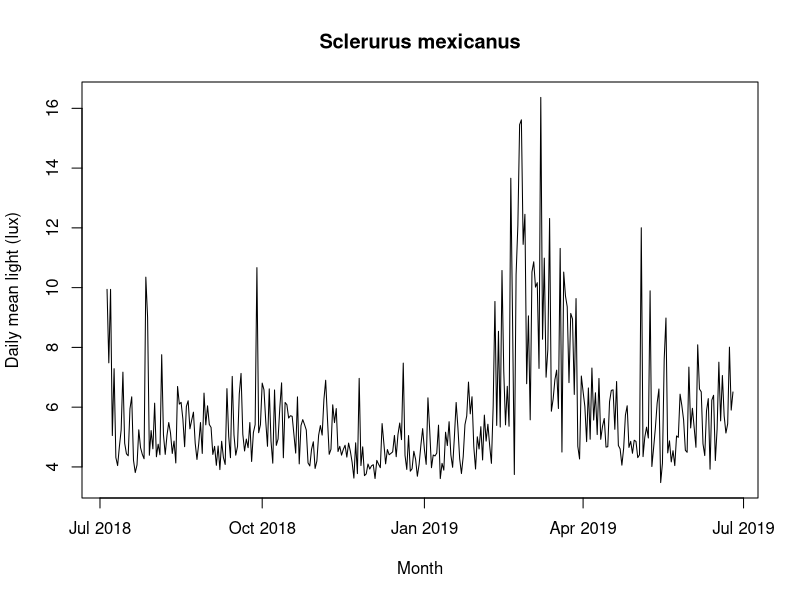
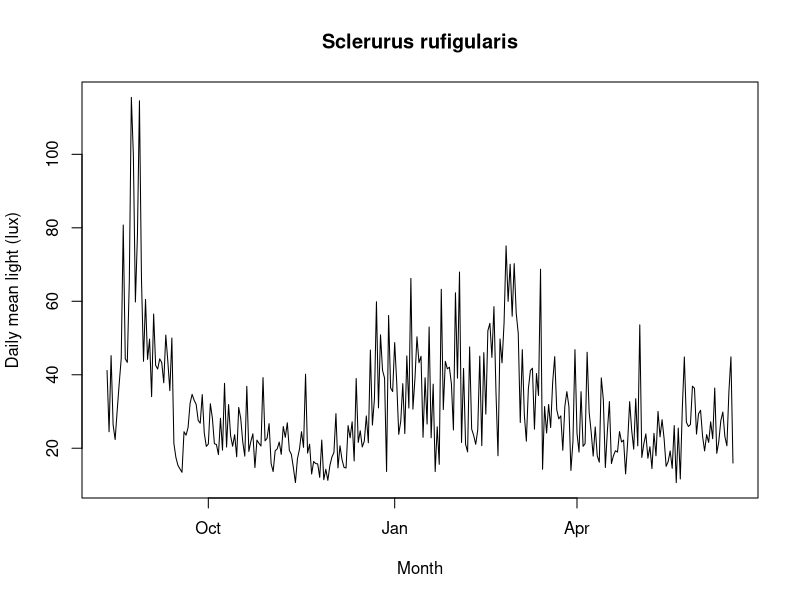
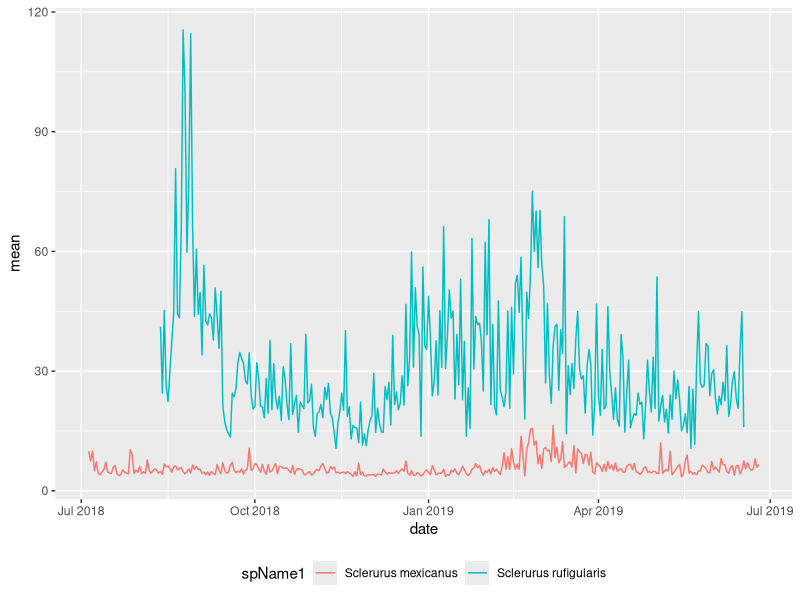
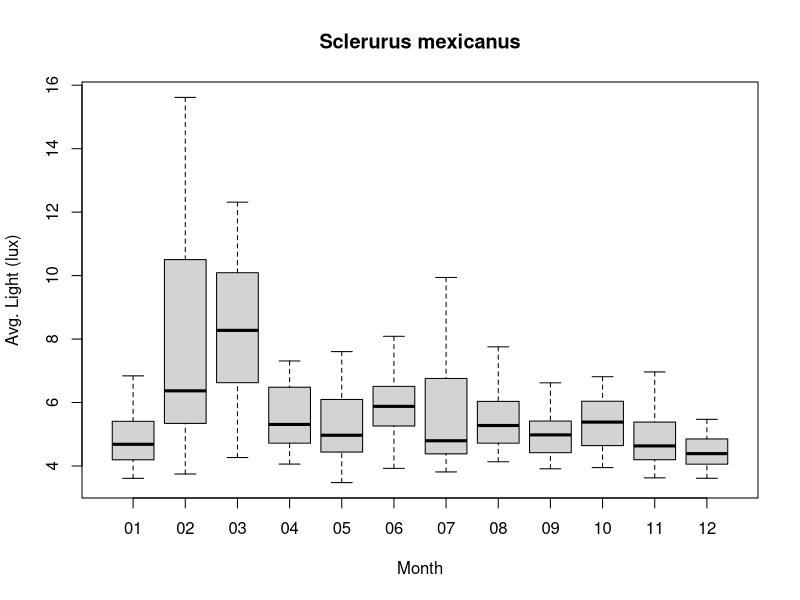
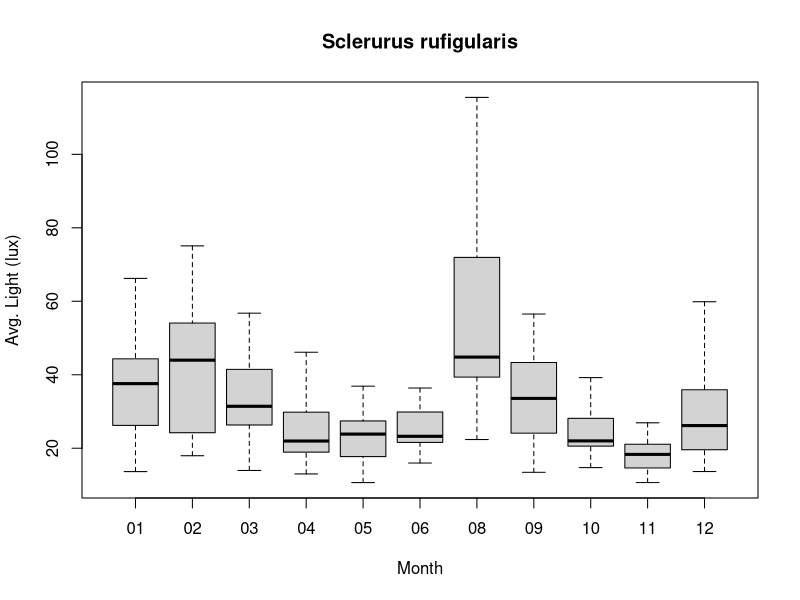

The R source for these figures, in order:
## ---- chunk 1
# install.packages('tidyr')
library('tidyr')

#install.packages('ggplot2')
library('ggplot2')

## ---- chunk 2
spName1 <- "Sclerurus mexicanus"
rawData <- as.data.frame(read.csv("./Species_Data/SCME_geo.csv", header=TRUE))

#Insert date banded and date recaptured in "YYYY-MM-DD" format
bandDate1 <- "2018-07-05"
recapDate1 <- "2019-06-25"

#Second species to compare
spName2 <- "Sclerurus rufigularis"
rawData2 <- as.data.frame(read.csv("./Species_Data/SCRU_geo.csv", header = TRUE))

#Band dates of second species
bandDate2 <- "2018-08-07"
recapDate2 <- "2019-06-17"
## ---- chunk 3
sepRawData<-rawData %>%
tidyr::separate(DD.MM.YYYY.HH.MM.SS, into = c("date", "time"), sep = " ")
#Converting 'date' column as sequential dates, renaming light column
sepRawData$date <- as.Date(sepRawData$date, "%d/%m/%Y")

dateData <- sepRawData[(sepRawData$date >= bandDate1) & (sepRawData$date <= recapDate1) ,]

## ---- chunk 4

daylightData <- dplyr::filter(dateData, light.lux. > 1.136 & light.lux. < 1000)
  
## ---- chunk 5

finalData <- daylightData %>% 
  dplyr::group_by(date) %>%
  dplyr::summarise(mean = mean(light.lux.), max = max(light.lux.),min = min(light.lux.))
  
## ---- chunk 6



## ---- chunk 7
plot(finalData$date, finalData$mean,
     main = spName1,
     ylab = "Daily mean light (lux)",
     xlab = "Month",
     type = "l")
## ---- chunk 8
sepRawData2<-rawData2 %>%
tidyr::separate(DD.MM.YYYY.HH.MM.SS, into = c("date", "time"), sep = " ")
#Converting 'date' column as sequential dates, renaming light column
sepRawData2$date <- as.Date(sepRawData2$date, "%d/%m/%Y")

dateData2 <- sepRawData2[(sepRawData2$date >= bandDate2) & (sepRawData2$date <= recapDate2) ,]

daylightData2 <- dplyr::filter(dateData2, light.lux. > 1.136 & light.lux. < 1000)

finalData2 <- daylightData2 %>% 
  dplyr::group_by(date) %>%
  dplyr::summarise(mean = mean(light.lux.), max = max(light.lux.),min = min(light.lux.))

head(finalData2)

plot(finalData2$date, finalData2$mean,
     main = spName2,
     ylab = "Daily mean light (lux)",
     xlab = "Month",
     type = "l")

## ---- chunk 9

ggplot() + 
  geom_line(data = finalData, aes(x = date, y = mean, color = spName1)) + geom_line(data = finalData2, aes(x = date, y = mean, color = spName2)) + theme(legend.position="bottom")
 
## ---- chunk 10

months1 <- finalData %>%
  dplyr::mutate(month = format(date, "%m"))

boxplot(mean~month, data = months1, main = spName1, xlab = "Month", ylab = "Avg. Light (lux)", outline = FALSE)  

## ---- chunk 11
months2 <- finalData2 %>%
  dplyr::mutate(month = format(date, "%m"))

boxplot(mean~month, data = months2, main = spName2, xlab = "Month", ylab = "Avg. Light (lux)", outline = FALSE)  

## ---- chunk 12
summary(finalData$mean)

summary(finalData2$mean)
## ---- chunk 13

t.test(finalData$mean, finalData2$mean)

